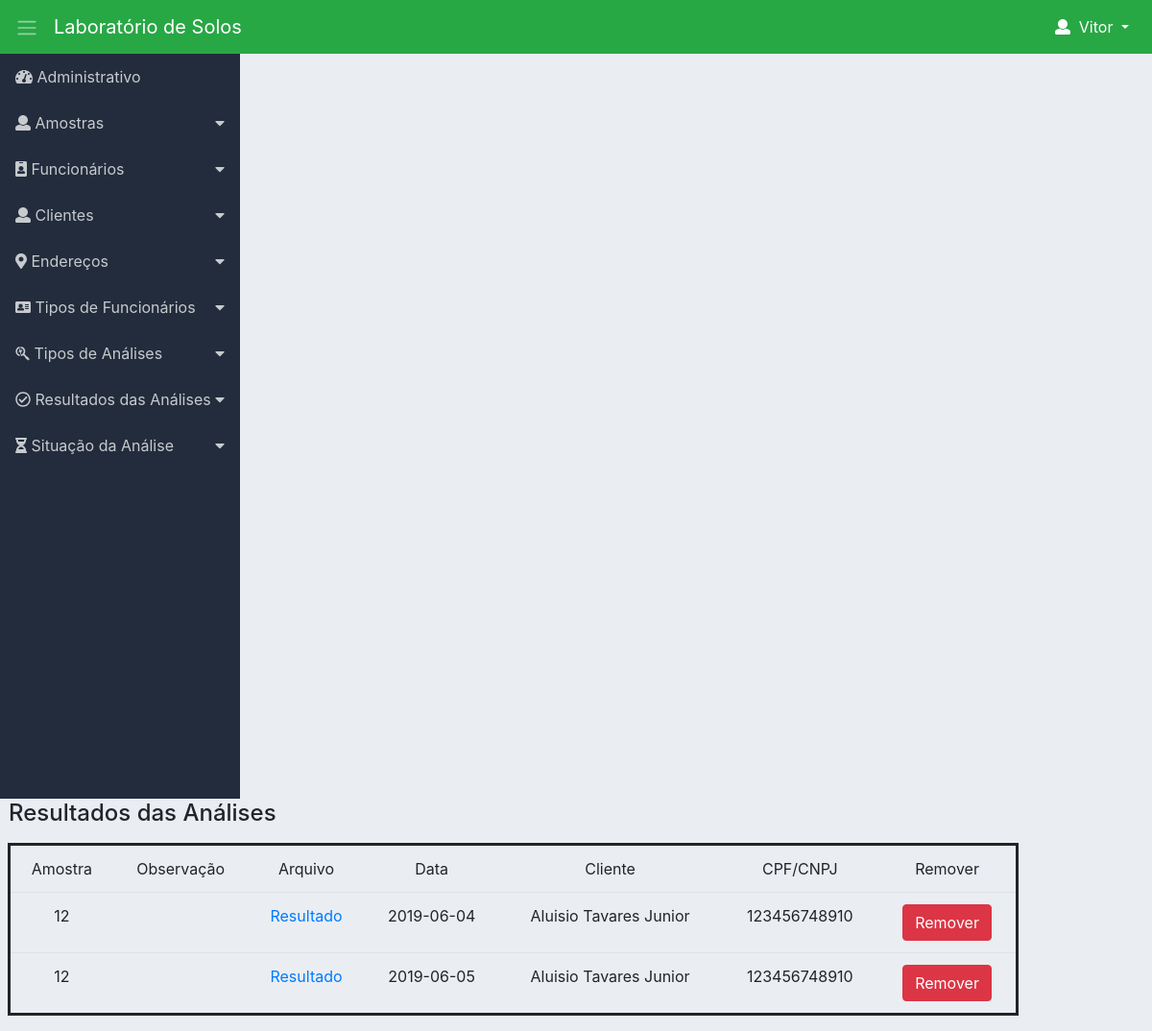
The page /gerresultados.php (signed in) on the database its author committed.
### tables this page shows
CREATE TABLE IF NOT EXISTS `resultados` (
  `id` int(11) NOT NULL AUTO_INCREMENT,
  `identificador_amostra` varchar(255) NOT NULL,
  `observacao` text,
  `pdf` text NOT NULL,
  `data` date DEFAULT NULL,
  `identificador_cliente_resultados` varchar(14) NOT NULL,
  PRIMARY KEY (`id`),
  KEY `identificador_amostra` (`identificador_amostra`),
  KEY `identificador_cliente_resultados` (`identificador_cliente_resultados`)
);

CREATE TABLE IF NOT EXISTS `clientes` (
  `identificador` varchar(14) NOT NULL,
  `nome` varchar(255) NOT NULL,
  `sobrenome` varchar(255) NOT NULL,
  `senha` varchar(255) NOT NULL,
  `cod_endereco` int(11) NOT NULL,
  PRIMARY KEY (`identificador`),
  KEY `cod_endereco` (`cod_endereco`)
);

### db/resultados.php (called while the page is built, shortened)
<?php
function listar_resultados(){
	$connection = db_connect();
	$resultados  = array();
	$command = "SELECT r.identificador_amostra, r.id,r.observacao, r.pdf as arquivo, r.data,c.identificador,c.sobrenome, c.nome as cliente FROM
resultados r
INNER JOIN clientes c
ON r.identificador_cliente_resultados = c.identificador;";
	$result = mysqli_query($connection,$command);
	while($data = mysqli_fetch_assoc($result)){
			array_push($resultados, $data);
	}
	return $resultados;
}
?>

### gerresultados.php (the view, shortened to what this page needs)
	<?php
	require_once("db/resultados.php");
	require_once("menu.php");
	?>
	<section id="conteudo">
		<fieldset>
			<legend>
				<table>
					<tr>
						<td><h4>Resultados das Análises</h4></a></td>
					</tr>
				</table>
			</legend>
			<article>
				<table class="table text-center" style="border: solid;">
					<tr class="tr">
						<td class="tabletd">Amostra</td>
						<td class="tabletd">Observação</td>
						<td class="tabletd">Arquivo</td>
						<td class="tabletd">Data</td>
						<td class="tabletd">Cliente</td>
						<td class="tabletd">CPF/CNPJ</td>
						<td class="tabletd">Remover</td>
					</tr>
					<?php
					$listaderesultados = listar_resultados();
					foreach ($listaderesultados as $data):
						?>
						<tr class="tr">
							<td class="td"><?=$data["identificador_amostra"]?></td>
							<td class="td"><?=$data["observacao"]?></td>
							<td class="td"><a target="_blank" href="<?=$data["arquivo"]?>">Resultado</a></td>
							<td class="td"><?=$data["data"]?></td>
							<td class="td"><?=$data["cliente"]." ".$data["sobrenome"] ?></td>
							<td class="td"><?=$data["identificador"]?></td>
							<td>
								<form action="confirma_exclusao_resultado.php" method="post">
									<button class="btn btn-danger">Remover</button>
								</form>
							</td>
						</tr>
						<?php
					endforeach
					?>
				</table>
			</article>
		</fieldset>
	</section>
</div>
</body>
</html>

### css/estilos.css (style rules this page uses)
body { font-family: 'roboto'; background-color: #fff; }

### css/dashboard.css (style rules this page uses)
body { background-color: #eaeef3; }

### rows shown on the page
resultados: identificador_amostra "12", data "2019-06-04", identificador_cliente_resultados.nome "Aluisio", identificador_cliente_resultados.sobrenome "Tavares Junior", identificador_cliente_resultados.identificador "123456748910"
resultados: identificador_amostra "12", data "2019-06-05", identificador_cliente_resultados.nome "Aluisio", identificador_cliente_resultados.sobrenome "Tavares Junior", identificador_cliente_resultados.identificador "123456748910"

### other values the page prints
$_SESSION['nome'] "Vitor"
